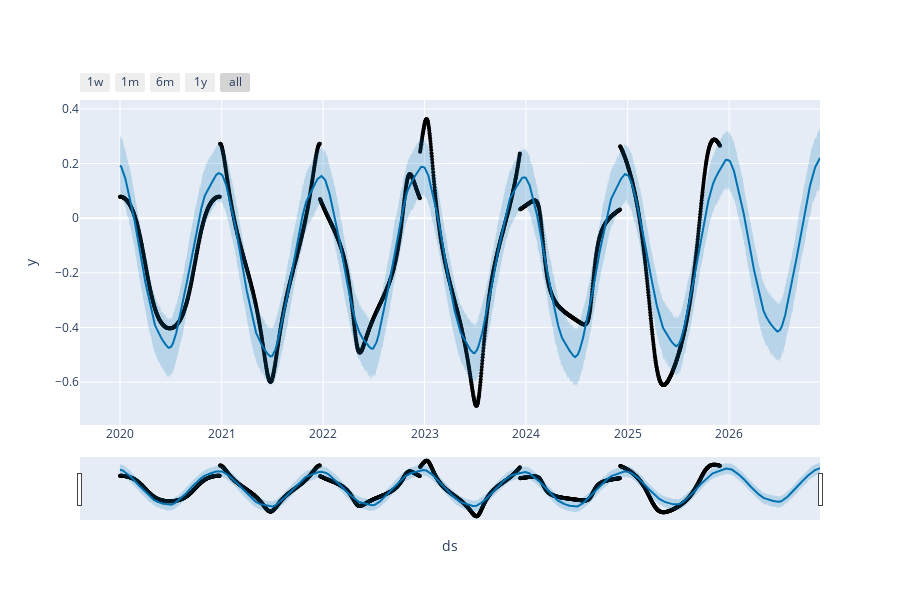

Source (notebook cell):
### Code cell
plot_plotly(m, forecast)

### Figure 1 — Plotly figure (JSON) as saved in the notebook; plotly's stock layout.template omitted (floating-point values rounded to 4 significant figures; data arrays with more than 128 entries replaced by an {"elided": "..."} marker saying what was removed)
{"data": [{"marker": {"color": "black", "size": 4}, "mode": "markers", "name": "Actual", "type": "scatter", "x": {"elided": "2160 str values"}, "y": {"elided": "2160 float values"}}, {"hoverinfo": "skip", "line": {"width": 0}, "mode": "lines", "type": "scatter", "x": {"elided": "2520 str values"}, "y": {"elided": "2520 float values"}}, {"fill": "tonexty", "fillcolor": "rgba(0, 114, 178, 0.2)", "line": {"color": "#0072B2", "width": 2}, "mode": "lines", "name": "Predicted", "type": "scatter", "x": {"elided": "2520 str values"}, "y": {"elided": "2520 float values"}}, {"fill": "tonexty", "fillcolor": "rgba(0, 114, 178, 0.2)", "hoverinfo": "skip", "line": {"width": 0}, "mode": "lines", "type": "scatter", "x": {"elided": "2520 str values"}, "y": {"elided": "2520 float values"}}], "layout": {"height": 600, "showlegend": false, "width": 900, "xaxis": {"rangeselector": {"buttons": [{"count": 7, "label": "1w", "step": "day", "stepmode": "backward"}, {"count": 1, "label": "1m", "step": "month", "stepmode": "backward"}, {"count": 6, "label": "6m", "step": "month", "stepmode": "backward"}, {"count": 1, "label": "1y", "step": "year", "stepmode": "backward"}, {"step": "all"}]}, "rangeslider": {"visible": true}, "title": {"text": "ds"}, "type": "date"}, "yaxis": {"title": {"text": "y"}}}}
